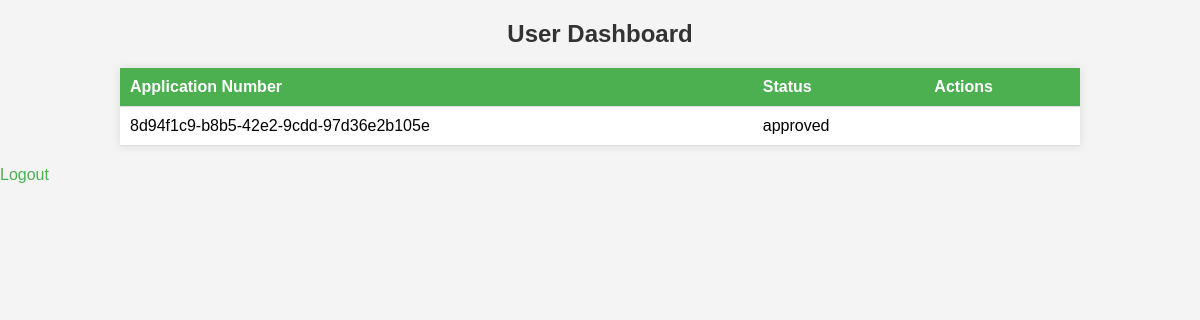
The page /user_dashboard/ (signed in) on the database as committed earlier.
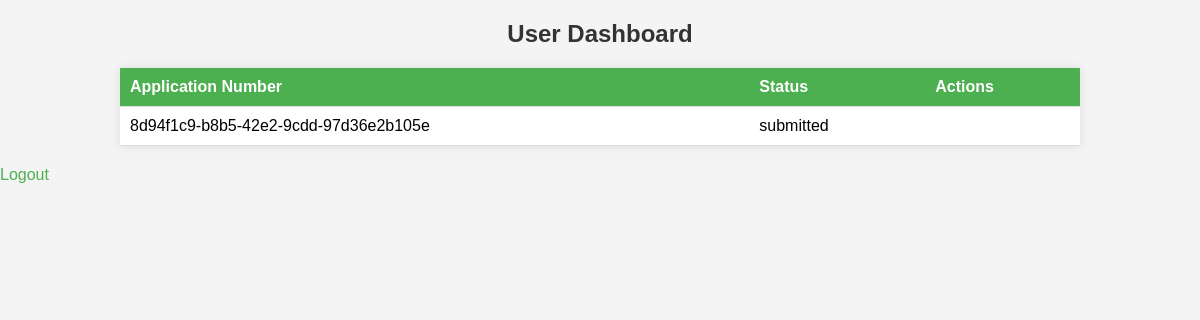
The same page on the database as committed later.
### myapp/models.py (models this page shows, shortened)
class BuildingPermit(models.Model):
    AREA_CHOICES = [
        ('0-0.3', '0<0.3'),
        ('0.3-0.5', '0.3<0.5'),
        ('0.5-0.7', '0.5<0.7'),
        ('0.7+', '>=0.7'),
    ]
    FLOORS_CHOICES = [
        ('1-3', '1-3'),
        ('4-6', '4-6'),
        ('7+', '>=7'),
    ]
    __application_status_options = {
        "submitted": "Submitted",
        "in progress": "In Progress",
        "approved": "Approved",
        "rejected": "Rejected",
        "additional": "Additional Document Required",
    }
    name = models.CharField(max_length=100)
    contact_number = models.CharField(max_length=15)
    mail_id = models.EmailField()
    city = models.CharField(max_length=100)
    province = models.CharField(max_length=100)
    area = models.CharField(max_length=20, choices=AREA_CHOICES)
    floors = models.CharField(max_length=20, choices=FLOORS_CHOICES)
    government_id_proof = models.FileField(upload_to=user_id_proof_path)
    land_purchase_record = models.FileField(upload_to=user_land_records_path)
    trees_required = models.PositiveIntegerField()
    application_number = models.CharField(max_length=50, default=str(uuid.uuid4()))
    application_status = models.CharField(max_length=20, choices=__application_status_options, default="submitted")
    date = models.CharField(max_length=50, default=str(datetime.now().strftime("%B %d, %Y")))
    user_id = models.PositiveIntegerField(default=1)
    usr = models.ForeignKey(CustomUser, on_delete=models.CASCADE)
    additional_document_description = models.CharField(max_length=1000, blank=True, null=True)
    additional_document_1 = models.FileField(upload_to=user_additional_document_1_path, blank=True, null=True)
    additional_document_2 = models.FileField(upload_to=user_additional_records_2_path, blank=True, null=True)

### myapp/views.py (the view)
# urls.py: path('user_dashboard/', views.user_dashboard, name='user_dashboard'),
@login_required
def user_dashboard(request):
    permits = BuildingPermit.objects.filter(usr=request.user)
    return render(request, 'user/user_dashboard.html', {'permits': permits})

### myapp/templates/user/user_dashboard.html (shortened to what this page needs)
{% load static %}
<!DOCTYPE html>
<html lang="en">
<head>
    <link rel="stylesheet" type="text/css" href="{% static 'user/user_dashboard.css' %}">
</head>
<body>
    <h2>User Dashboard</h2>
    <table>
        <thead>
            <tr>
                <th>Application Number</th>
                <th>Status</th>
                <th>Actions</th>
            </tr>
        </thead>
        <tbody>
            {% for permit in permits %}
                <tr>
                    <td>{{ permit.application_number }}</td>
                    <td>{{ permit.application_status }}</td>
                    <td>
                    </td>
                </tr>
            {% endfor %}
        </tbody>
    </table>
    <a href="{% url 'myapp:logout' %}">Logout</a>
</body>
</html>

### myapp/templates/user/user_dashboard.css (style rules this page uses)
body { font-family: Arial, sans-serif; background-color: #f4f4f4; margin: 0; padding: 0; }
h2 { text-align: center; color: #333; margin-top: 20px; }
table { width: 80%; margin: 20px auto; border-collapse: collapse; background-color: #fff; box-shadow: 0 0 10px rgba(0, 0, 0, 0.1); }
th, td { padding: 10px; text-align: left; border-bottom: 1px solid #ddd; }
th { background-color: #4CAF50; color: white; }
a { color: #4CAF50; text-decoration: none; }

Rows that differ between the two databases and show on the page:
changed BuildingPermit "8d94f1c9-b8b5-42e2-9cdd-97d36e2b105e": application_status "approved" → "submitted"
